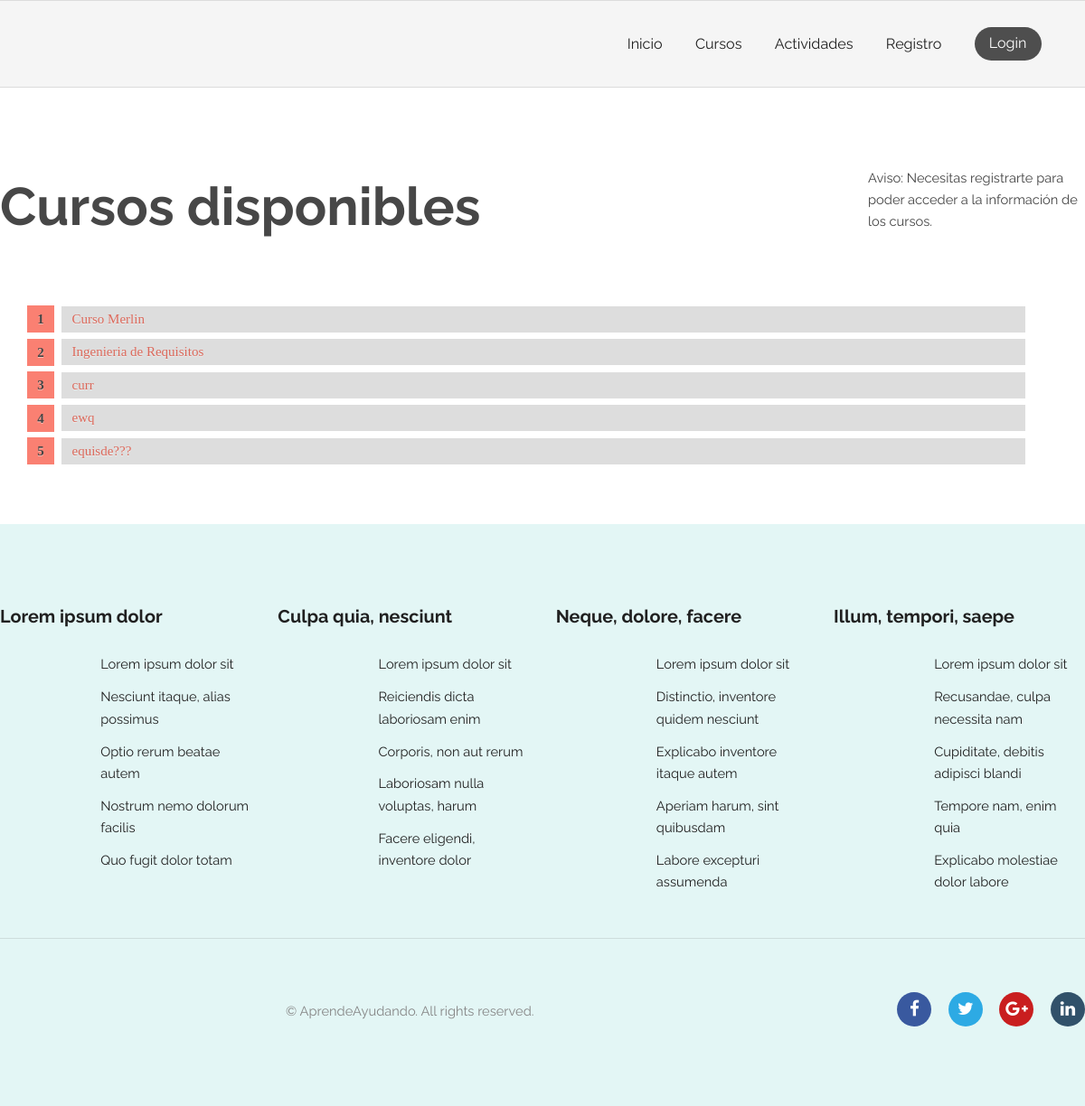
Page /courses/ on the earlier database version.
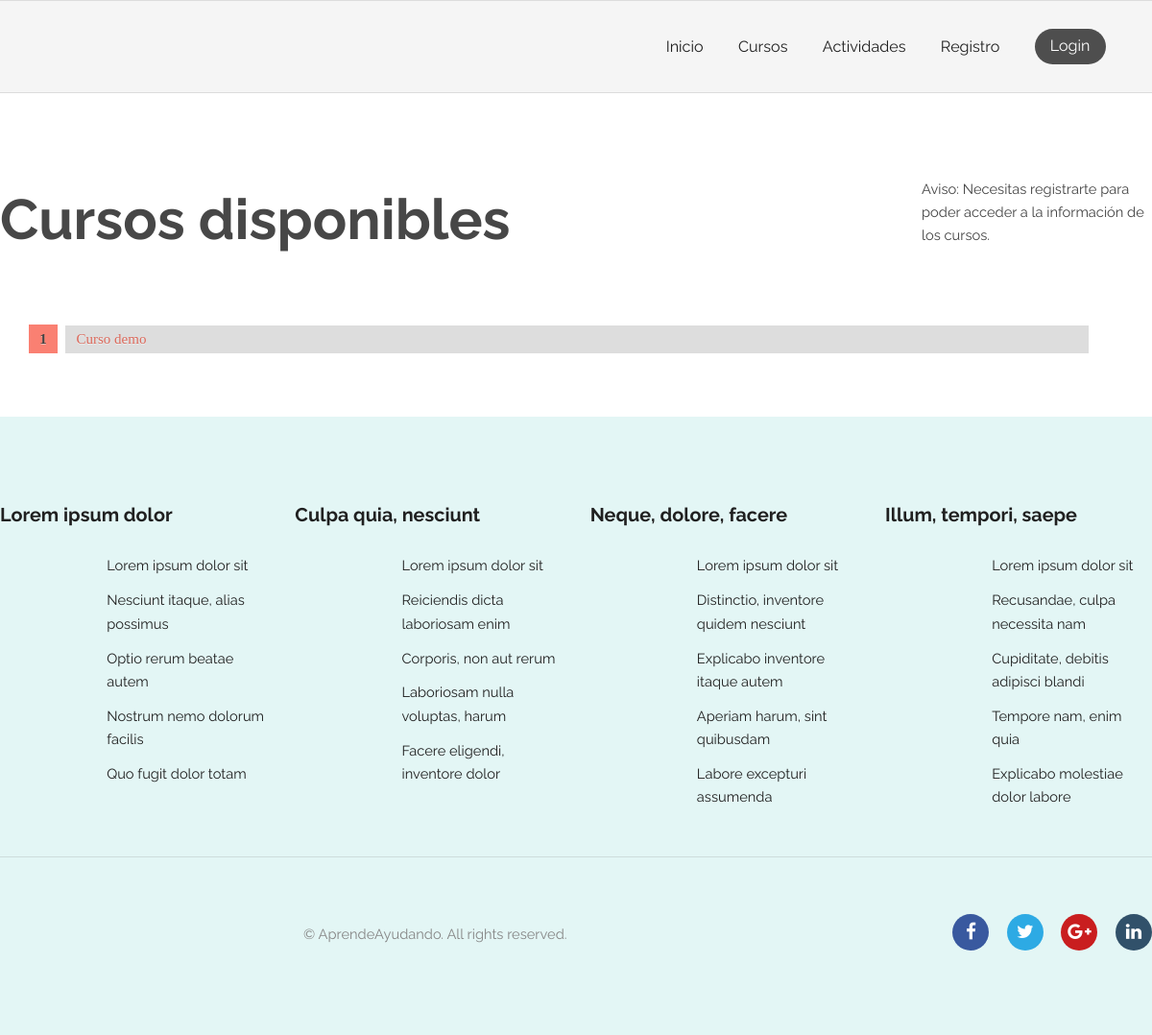
Same page on the later database version.
### courses/models.py (models this page shows, shortened)
class Course(models.Model):
    title = models.CharField(max_length=200)
    pub_date = models.DateTimeField(verbose_name="date published", auto_now_add=True)
    enrolled_users = models.ManyToManyField(get_user_model(), related_name="courses", blank=True)
    teacher = models.ForeignKey(get_user_model(), null=True, on_delete=models.CASCADE, limit_choices_to={'groups__name':'Profesor'})
    description = models.CharField(max_length=1000, blank=True)
    class Meta:
        verbose_name = "Curso"
        verbose_name_plural = "Cursos"

### courses/views.py (the view)
# urls.py: path('', views.index, name='index'), # /activity/
def index(request):
    courseList = Course.objects.order_by('-pub_date')[:5]
    id_courses_list_inscripted = []
    for curso in courseList:
        if request.user in curso.enrolled_users.all() or request.user==curso.teacher:
            id_courses_list_inscripted.extend([curso.id])
    is_teacher = False
    if request.user.has_perm('courses.add_course'):
        is_teacher = True
    context = {
        'courseList': courseList,
        'courses_list_inscripted': id_courses_list_inscripted,
        'is_teacher': is_teacher,
        'filtered_by_enrolled': False
    }
    return render(request, 'courses/index.html', context)

### AprendeAyudando/templatetags/auth_extras.py (called while the page is built)
@register.filter(name='has_group')
def has_group(user, group_name):
    try:
        group = Group.objects.get(name=group_name)
        return True if group in user.groups.all() else False
    except Group.DoesNotExist:
        return False

@register.filter(name='is_guest')
def is_guest(user):
    return not user.is_authenticated

@register.filter(name='isCourseOwner')
def isCourseOwner(user, request_user):
    return True if user==request_user else False

### AprendeAyudando/templates/courses/index.html (shortened to what this page needs)
{% extends "registration/base.html" %}
{% block content %}
<section class="wrapper login">
    {% load static %}
    {% load auth_extras %}
    <link rel="stylesheet" type="text/css" href="{% static 'courses/style.css' %}">
    <div class="container 100%">
        <div class="courseElement">
            <div class="courseElementLeft">
                {% if filtered_by_enrolled %}
                    <h2>Tus cursos</h2>
                {% else %}
                    <h2>Cursos disponibles</h2>
                {% endif %}
            </div>
            <div class="courseElementRight">
                {% if is_teacher %}
                    <a style="margin-bottom: 50px;" href="{% url 'courses:create' %}" class="button pink">Añadir curso</a>
                {% elif user|has_group:"EntidadPublicoPrivada" %}
                    <p>Aviso: Necesitas ser Estudiante para poder acceder a la información de los cursos.</p>
                {% elif user|is_guest %}
                    <p>Aviso: Necesitas registrarte para poder acceder a la información de los cursos.</p>
                {% endif %}
            </div>
            <div class="courseElementContent">
                {% if courseList %}
                <ol id="prettyList" style="width:92%;">
                    {% for course in courseList %}
                        {% if user|isCourseOwner:course.teacher or user|has_group:"Estudiante" or user.is_superuser %}
                            <li id="prettyListItem"><a href="{% url 'courses:join' course.id %}">{{ course.title }}</a></li>
                        {% else %}
                            <li id="prettyListItem"><span style="color:#db685a;">{{ course.title }}</span></li>
                        {% endif %}
                    {% endfor %}
                </ol>
                {% else %}
                    <p>Lo sentimos, no hay cursos disponibles.</p>
                {% endif %}
            </div>
        </div>
    </div>
</section>
{% endblock %}

### AprendeAyudando/templates/registration/base.html (shortened to what this page needs)
{% load static %}
<!DOCTYPE html>
<html>
  <head>
    <link rel="stylesheet" type="text/css" href="{% static 'general/css/skel.css' %}" />
	<link rel="stylesheet" type="text/css" href="{% static 'general/css/style.css' %}" />
	<link rel="stylesheet" type="text/css" href="{% static 'general/css/style-xlarge.css' %}"/>
	<link rel="stylesheet" href="https://cdnjs.cloudflare.com/ajax/libs/font-awesome/4.7.0/css/font-awesome.min.css">
  </head>
  <body class="landing">
			<header id="header">
				<nav id="nav">
					<div class="right">
						<ul>
							<li><a href="/">Inicio</a></li>
							<li><a href="/courses">Cursos</a></li>
							<li><a href="/activity">Actividades</a></li>
							{% if not user.is_authenticated %}
								<li><a href="/register" >Registro</a></li>
								<li><a href="/accounts/login" class="button special" >Login</a></li>
							{% else %}
								<li><a href="/account" >Mi perfil</a></li>
								<li><a href="{% url 'logout' %}" class="button special" >Cerrar sesion</a></li>
							{% endif %}
						</ul>
					</div>
				</nav>
            </header>
            {% block content %}
            {% endblock %}
			<footer id="footer">
				<div class="container">
					<section class="links">
						<div class="row">
							<section class="3u 6u(medium) 12u$(small)">
								<h3>Lorem ipsum dolor</h3>
								<ul class="unstyled">
									<li><a href="#">Lorem ipsum dolor sit</a></li>
									<li><a href="#">Nesciunt itaque, alias possimus</a></li>
									<li><a href="#">Optio rerum beatae autem</a></li>
									<li><a href="#">Nostrum nemo dolorum facilis</a></li>
									<li><a href="#">Quo fugit dolor totam</a></li>
								</ul>
							</section>
							<section class="3u 6u$(medium) 12u$(small)">
								<h3>Culpa quia, nesciunt</h3>
								<ul class="unstyled">
									<li><a href="#">Lorem ipsum dolor sit</a></li>
									<li><a href="#">Reiciendis dicta laboriosam enim</a></li>
									<li><a href="#">Corporis, non aut rerum</a></li>
									<li><a href="#">Laboriosam nulla voluptas, harum</a></li>
									<li><a href="#">Facere eligendi, inventore dolor</a></li>
								</ul>
							</section>
							<section class="3u 6u(medium) 12u$(small)">
								<h3>Neque, dolore, facere</h3>
								<ul class="unstyled">
									<li><a href="#">Lorem ipsum dolor sit</a></li>
									<li><a href="#">Distinctio, inventore quidem nesciunt</a></li>
									<li><a href="#">Explicabo inventore itaque autem</a></li>
									<li><a href="#">Aperiam harum, sint quibusdam</a></li>
									<li><a href="#">Labore excepturi assumenda</a></li>
								</ul>
							</section>
							<section class="3u$ 6u$(medium) 12u$(small)">
								<h3>Illum, tempori, saepe</h3>
								<ul class="unstyled">
									<li><a href="#">Lorem ipsum dolor sit</a></li>
									<li><a href="#">Recusandae, culpa necessita nam</a></li>
									<li><a href="#">Cupiditate, debitis adipisci blandi</a></li>
									<li><a href="#">Tempore nam, enim quia</a></li>
									<li><a href="#">Explicabo molestiae dolor labore</a></li>
								</ul>
							</section>
						</div>
					</section>
					<div class="row">
						<div class="8u 12u$(medium)">
							<ul class="copyright">
								<li>&copy; AprendeAyudando. All rights reserved.</li>
							</ul>
						</div>
						<div class="4u$ 12u$(medium)">
							<ul class="icons">
								<li>
									<a class="icon rounded fa-facebook"><span class="label">Facebook</span></a>
								</li>
								<li>
									<a class="icon rounded fa-twitter"><span class="label">Twitter</span></a>
								</li>
								<li>
									<a class="icon rounded fa-google-plus"><span class="label">Google+</span></a>
								</li>
								<li>
									<a class="icon rounded fa-linkedin"><span class="label">LinkedIn</span></a>
								</li>
							</ul>
						</div>
					</div>
				</div>
			</footer>
	</body>
</html>

### AprendeAyudando/static/general/css/skel.css (style rules this page uses)
html,body,div,span,applet,object,iframe,h1,h2,h3,h4,h5,h6,p,blockquote,pre,a,abbr,acronym,address,big,cite,code,del,dfn,em,img,ins,kbd,q,s,samp,small,strike,strong,sub,sup,tt,var,b,u,i,center,dl,dt,dd,ol,ul,li,fieldset,form,label,legend,table,caption,tbody,tfoot,thead,tr,th,td,article,aside,canvas,details,embed,figure,figcaption,footer,header,hgroup,menu,nav,output,ruby,section,summary,time,mark,audio,video { margin:0;padding:0;border:0;font-size:100%;font:inherit;vertical-align:baseline; }
article,aside,details,figcaption,figure,footer,header,hgroup,menu,nav,section { display:block; }
body { line-height:1; }
ol,ul { list-style:none; }
body { -webkit-text-size-adjust:none }
*, *:before, *:after { -moz-box-sizing: border-box; -webkit-box-sizing: border-box; box-sizing: border-box; }
.container { margin-left: auto; margin-right: auto; width: 1200px; }
.row { border-bottom: solid 1px transparent; }
.row > * { float: left; }
.row:after, .row:before { content: ''; display: block; clear: both; height: 0; }
.row > * { padding: 0 0 0 2em; }
.row { margin: 0 0 -1px -2em; }
.\38 u, .\38 u\24 { width: 66.6666666667%; clear: none; margin-left: 0; }
.\34 u, .\34 u\24 { width: 33.3333333333%; clear: none; margin-left: 0; }
.\33 u, .\33 u\24 { width: 25%; clear: none; margin-left: 0; }

### AprendeAyudando/static/general/css/style-xlarge.css (style rules this page uses)
body, input, select, textarea { font-size: 11pt; }

### AprendeAyudando/static/courses/style.css (style rules this page uses)
.courseElement { display: grid; grid-template-columns: 4fr 1fr; grid-template-rows: repeat(1, 1fr); grid-column-gap: 0px; grid-row-gap: 0px; grid-auto-rows: auto; }
.courseElementLeft { grid-area: 1 / 1 / 2 / 2; }
.courseElementRight { grid-area: 1 / 2 / 2 / 3; }
.courseElementContent { grid-area: 2 / 1 / 3 / 3; }
ul { text-align: left; margin-left: 40%; list-style-type: none; }
#prettyList { counter-reset: prettyListItem; list-style: none; *list-style: decimal; font: 15px 'trebuchet MS', 'lucida sans'; padding: 0; margin-bottom: 1em; text-shadow: 0 1px 0 rgba(255,255,255,.5); }
#prettyList { margin: 0 0 0 2em; }
#prettyListItem { position: relative; display: block; padding: .4em .4em .4em .8em; *padding: .4em; margin: .5em 0 .5em 2.5em; background: #ddd; color: #444; text-decoration: none; transition: all .3s ease-out; }
#prettyListItem:before { content: counter(prettyListItem); counter-increment: prettyListItem; position: absolute; left: -2.5em; top: 50%; margin-top: -1em; background: #fa8072; height: 2em; width: 2em; line-height: 2em; text-align: center; font-weight: bold; }
#prettyListItem:after { position: absolute; content: ''; border: .5em solid transparent; left: -1em; top: 50%; margin-top: -.5em; transition: all .3s ease-out; }

Differences in the rows shown:
removed Course: title "Curso Merlin"
removed Course: title "Ingenieria de Requisitos"
removed Course: title "curr"
removed Course: title "ewq"
removed Course: title "equisde???"
added Course: title "Curso demo"
